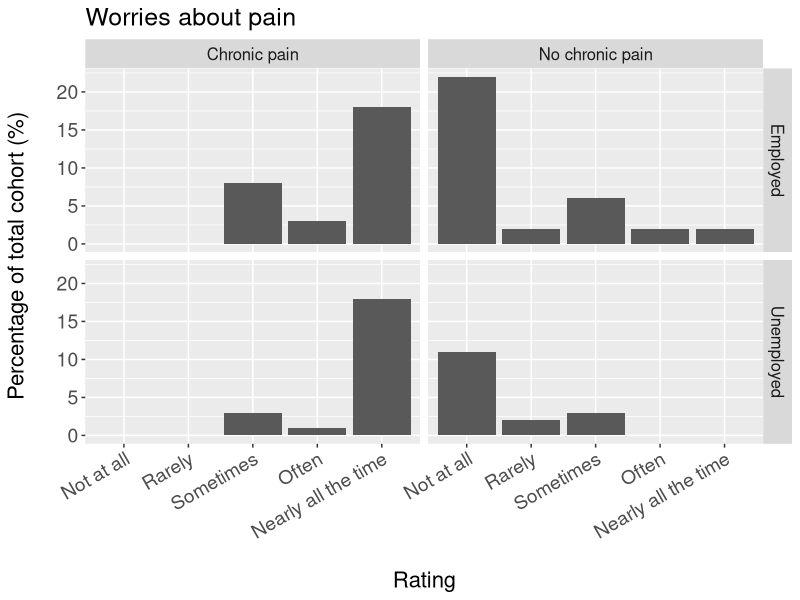
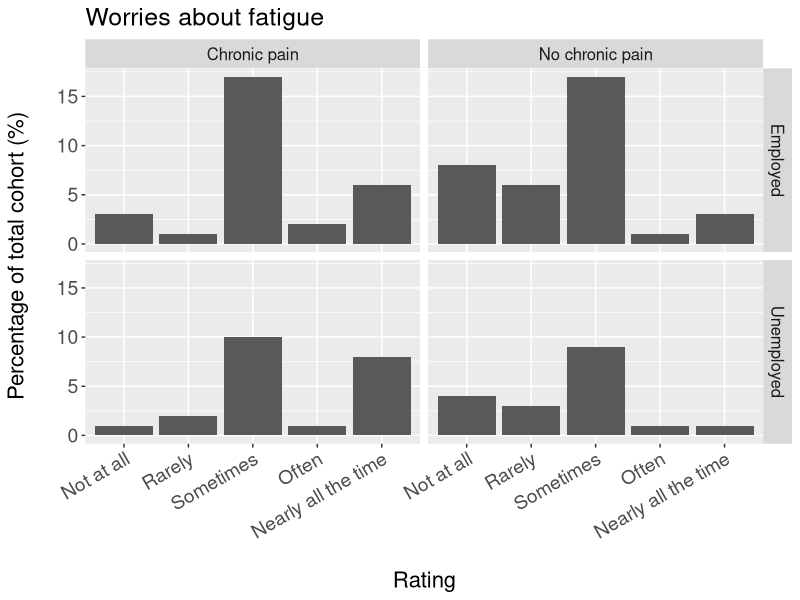
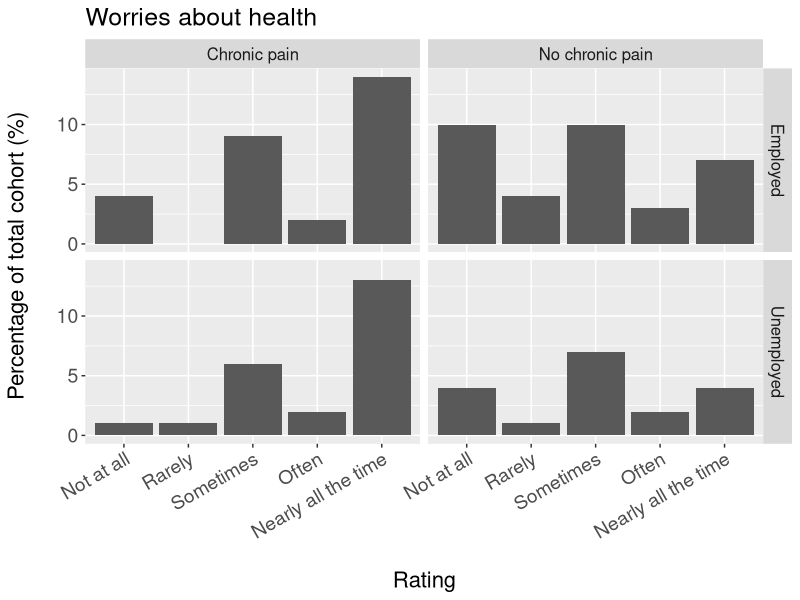
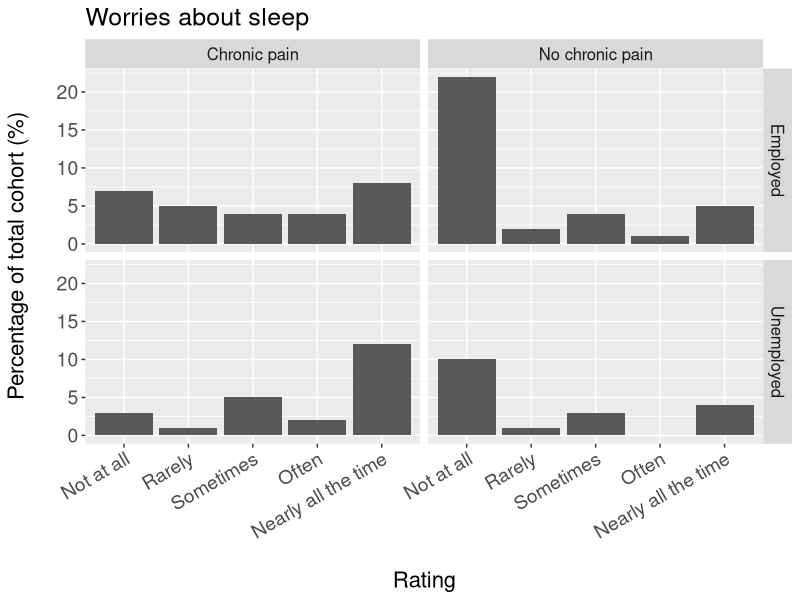
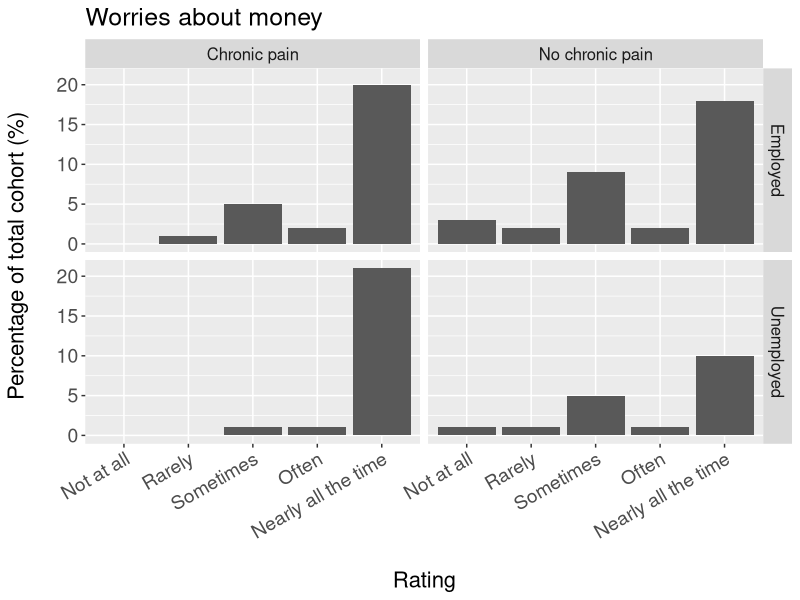
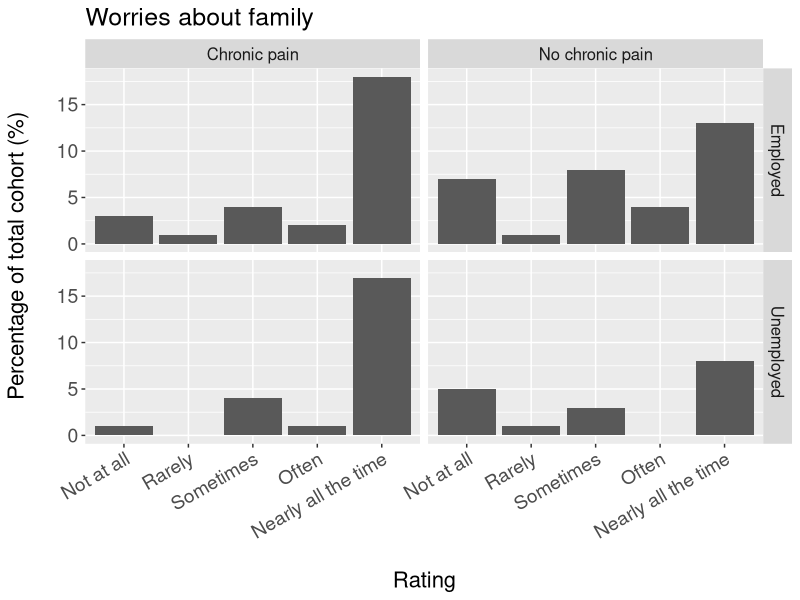
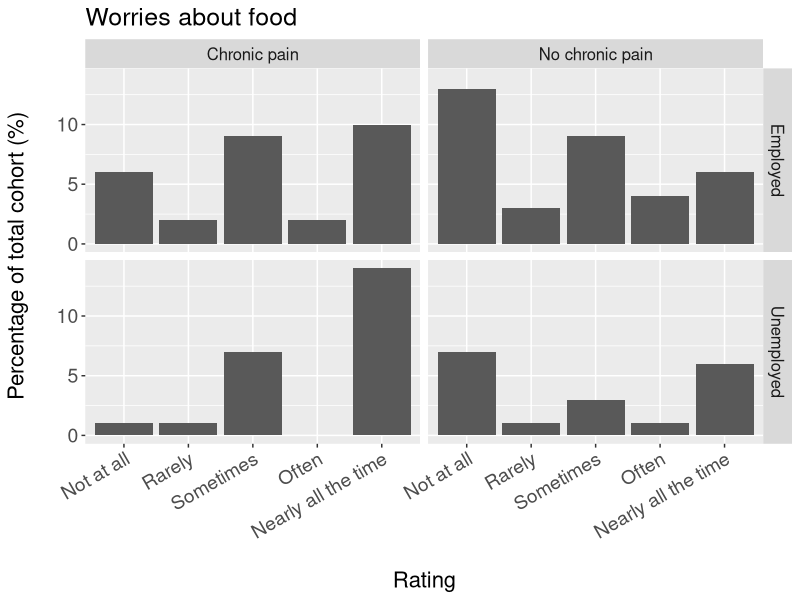

The R source for these figures, in order:
## ---- chunk 1
############################################################
#                                                          #
#                      Session setup                       #
#                                                          #
############################################################

# Load packages
library(svglite)
library(readr)
library(dplyr)
library(tidyr)
library(ggplot2)
library(scales)
library(grid)

# knitr chunk options
knitr::opts_chunk$set(echo = FALSE,
               warning = FALSE,
               message = FALSE,
               fig.path = './figures/',
               fig.height = 8,
               fig.width = 8,
               tidy = FALSE)
## ---- chunk 2
data <- read_csv('./data/worries.data.csv')
## ---- chunk 3

data_pain <- data %>%
    select(c(2, 4, 5))  %>%
    mutate(`EMPLOYMENT STATUS` = # recode employment status
               ifelse(employment == 'Full time' | 
                          employment == 'Part time/piece work',
                      'employed', 'unemployed')) %>%
    mutate(RATING = factor(worries_about_pain, 
                           levels = c('Not at all', 'Rarely',
                                      'Sometimes', 'Often', 
                                      'Nearly all the time'), 
                           ordered = TRUE)) %>%
    select(1, 3, 4, 5) %>%
    rename(`CHRONIC PAIN:` = chronic_pain) %>%
    group_by(`EMPLOYMENT STATUS`, `CHRONIC PAIN:`, RATING) %>%
    summarise(COUNT = n()) %>%
    xtabs(COUNT ~ RATING + `EMPLOYMENT STATUS` + `CHRONIC PAIN:`,
          data = .) %>%
    ftable(.)

data_pain

df_pain <- as.data.frame(data_pain) %>%
    rename(Rating = RATING,
           Employment_status = EMPLOYMENT.STATUS,
           Pain_status = CHRONIC.PAIN.,
           Count = Freq) %>%
    mutate(Percentage = round((Count / sum(.$Count)) * 100)) %>%
    mutate(Pain_status = ifelse(Pain_status == 'Yes', 
                                'Chronic pain', 'No chronic pain')) %>%
    mutate(Employment_status = ifelse(Employment_status == 'employed', 
                                'Employed', 'Unemployed'))
    
ggplot(df_pain, aes(x = Rating, y = Percentage)) +
    geom_bar(stat = 'identity') +
    facet_grid(Employment_status ~ Pain_status) +
    labs(title = 'Worries about pain',
         x = '\nRating',
         y = 'Percentage of total cohort (%)\n') +
    theme(plot.title = element_text(size = 18),
          axis.title = element_text(size = 16),
          axis.text = element_text(size = 14),
          axis.text.x = element_text(angle = 30, hjust = 1),
          strip.text = element_text(size = 12))

## ---- chunk 4

data_fatigue <- data %>%
    select(c(2, 4, 6))  %>%
    mutate(`EMPLOYMENT STATUS` = # recode employment status
               ifelse(employment == 'Full time' | 
                          employment == 'Part time/piece work',
                      'employed', 'unemployed')) %>%
    mutate(RATING = factor(worries_about_fatigue, 
                           levels = c('Not at all', 'Rarely',
                                      'Sometimes', 'Often', 
                                      'Nearly all the time'), 
                           ordered = TRUE)) %>%
    select(1, 3, 4, 5) %>%
    rename(`CHRONIC PAIN:` = chronic_pain) %>%
    group_by(`EMPLOYMENT STATUS`, `CHRONIC PAIN:`, RATING) %>%
    summarise(COUNT = n()) %>%
    xtabs(COUNT ~ RATING + `EMPLOYMENT STATUS` + `CHRONIC PAIN:`,
          data = .) %>%
    ftable(.)

data_fatigue

df_fatigue <- as.data.frame(data_fatigue) %>%
    rename(Rating = RATING,
           Employment_status = EMPLOYMENT.STATUS,
           Pain_status = CHRONIC.PAIN.,
           Count = Freq) %>%
    mutate(Percentage = round((Count / sum(.$Count)) * 100)) %>%
    mutate(Pain_status = ifelse(Pain_status == 'Yes', 
                                'Chronic pain', 'No chronic pain')) %>%
    mutate(Employment_status = ifelse(Employment_status == 'employed', 
                                'Employed', 'Unemployed'))
    
ggplot(df_fatigue, aes(x = Rating, y = Percentage)) +
    geom_bar(stat = 'identity') +
    facet_grid(Employment_status ~ Pain_status) +
    labs(title = 'Worries about fatigue',
         x = '\nRating',
         y = 'Percentage of total cohort (%)\n') +
    theme(plot.title = element_text(size = 18),
          axis.title = element_text(size = 16),
          axis.text = element_text(size = 14),
          axis.text.x = element_text(angle = 30, hjust = 1),
          strip.text = element_text(size = 12))

## ---- chunk 5

data_health <- data %>%
    select(c(2, 4, 7))  %>%
    mutate(`EMPLOYMENT STATUS` = # recode employment status
               ifelse(employment == 'Full time' | 
                          employment == 'Part time/piece work',
                      'employed', 'unemployed')) %>%
    mutate(RATING = factor(worries_about_health, 
                           levels = c('Not at all', 'Rarely',
                                      'Sometimes', 'Often', 
                                      'Nearly all the time'), 
                           ordered = TRUE)) %>%
    select(1, 3, 4, 5) %>%
    rename(`CHRONIC PAIN:` = chronic_pain) %>%
    group_by(`EMPLOYMENT STATUS`, `CHRONIC PAIN:`, RATING) %>%
    summarise(COUNT = n()) %>%
    xtabs(COUNT ~ RATING + `EMPLOYMENT STATUS` + `CHRONIC PAIN:`,
          data = .) %>%
    ftable(.)

data_health

df_health <- as.data.frame(data_health) %>%
    rename(Rating = RATING,
           Employment_status = EMPLOYMENT.STATUS,
           Pain_status = CHRONIC.PAIN.,
           Count = Freq) %>%
    mutate(Percentage = round((Count / sum(.$Count)) * 100)) %>%
    mutate(Pain_status = ifelse(Pain_status == 'Yes', 
                                'Chronic pain', 'No chronic pain')) %>%
    mutate(Employment_status = ifelse(Employment_status == 'employed', 
                                'Employed', 'Unemployed'))
    
ggplot(df_health, aes(x = Rating, y = Percentage)) +
    geom_bar(stat = 'identity') +
    facet_grid(Employment_status ~ Pain_status) +
    labs(title = 'Worries about health',
         x = '\nRating',
         y = 'Percentage of total cohort (%)\n') +
    theme(plot.title = element_text(size = 18),
          axis.title = element_text(size = 16),
          axis.text = element_text(size = 14),
          axis.text.x = element_text(angle = 30, hjust = 1),
          strip.text = element_text(size = 12))
## ---- chunk 6

data_sleep <- data %>%
    select(c(2, 4, 8))  %>%
    mutate(`EMPLOYMENT STATUS` = # recode employment status
               ifelse(employment == 'Full time' | 
                          employment == 'Part time/piece work',
                      'employed', 'unemployed')) %>%
    mutate(RATING = factor(worries_about_sleep, 
                           levels = c('Not at all', 'Rarely',
                                      'Sometimes', 'Often', 
                                      'Nearly all the time'), 
                           ordered = TRUE)) %>%
    select(1, 3, 4, 5) %>%
    rename(`CHRONIC PAIN:` = chronic_pain) %>%
    group_by(`EMPLOYMENT STATUS`, `CHRONIC PAIN:`, RATING) %>%
    summarise(COUNT = n()) %>%
    xtabs(COUNT ~ RATING + `EMPLOYMENT STATUS` + `CHRONIC PAIN:`,
          data = .) %>%
    ftable(.)

data_sleep

df_sleep <- as.data.frame(data_sleep) %>%
    rename(Rating = RATING,
           Employment_status = EMPLOYMENT.STATUS,
           Pain_status = CHRONIC.PAIN.,
           Count = Freq) %>%
    mutate(Percentage = round((Count / sum(.$Count)) * 100)) %>%
    mutate(Pain_status = ifelse(Pain_status == 'Yes', 
                                'Chronic pain', 'No chronic pain')) %>%
    mutate(Employment_status = ifelse(Employment_status == 'employed', 
                                'Employed', 'Unemployed'))
    
ggplot(df_sleep, aes(x = Rating, y = Percentage)) +
    geom_bar(stat = 'identity') +
    facet_grid(Employment_status ~ Pain_status) +
    labs(title = 'Worries about sleep',
         x = '\nRating',
         y = 'Percentage of total cohort (%)\n') +
    theme(plot.title = element_text(size = 18),
          axis.title = element_text(size = 16),
          axis.text = element_text(size = 14),
          axis.text.x = element_text(angle = 30, hjust = 1),
          strip.text = element_text(size = 12))
## ---- chunk 7

data_money <- data %>%
    select(c(2, 4, 9))  %>%
    mutate(`EMPLOYMENT STATUS` = # recode employment status
               ifelse(employment == 'Full time' | 
                          employment == 'Part time/piece work',
                      'employed', 'unemployed')) %>%
    mutate(RATING = factor(worries_about_money, 
                           levels = c('Not at all', 'Rarely',
                                      'Sometimes', 'Often', 
                                      'Nearly all the time'), 
                           ordered = TRUE)) %>%
    select(1, 3, 4, 5) %>%
    rename(`CHRONIC PAIN:` = chronic_pain) %>%
    group_by(`EMPLOYMENT STATUS`, `CHRONIC PAIN:`, RATING) %>%
    summarise(COUNT = n()) %>%
    xtabs(COUNT ~ RATING + `EMPLOYMENT STATUS` + `CHRONIC PAIN:`,
          data = .) %>%
    ftable(.)

data_money

df_money <- as.data.frame(data_money) %>%
    rename(Rating = RATING,
           Employment_status = EMPLOYMENT.STATUS,
           Pain_status = CHRONIC.PAIN.,
           Count = Freq) %>%
    mutate(Percentage = round((Count / sum(.$Count)) * 100)) %>%
    mutate(Pain_status = ifelse(Pain_status == 'Yes', 
                                'Chronic pain', 'No chronic pain')) %>%
    mutate(Employment_status = ifelse(Employment_status == 'employed', 
                                'Employed', 'Unemployed'))
    
ggplot(df_money, aes(x = Rating, y = Percentage)) +
    geom_bar(stat = 'identity') +
    facet_grid(Employment_status ~ Pain_status) +
    labs(title = 'Worries about money',
         x = '\nRating',
         y = 'Percentage of total cohort (%)\n') +
    theme(plot.title = element_text(size = 18),
          axis.title = element_text(size = 16),
          axis.text = element_text(size = 14),
          axis.text.x = element_text(angle = 30, hjust = 1),
          strip.text = element_text(size = 12))
## ---- chunk 8

data_family <- data %>%
    select(c(2, 4, 10))  %>%
    mutate(`EMPLOYMENT STATUS` = # recode employment status
               ifelse(employment == 'Full time' | 
                          employment == 'Part time/piece work',
                      'employed', 'unemployed')) %>%
    mutate(RATING = factor(worries_about_family, 
                           levels = c('Not at all', 'Rarely',
                                      'Sometimes', 'Often', 
                                      'Nearly all the time'), 
                           ordered = TRUE)) %>%
    select(1, 3, 4, 5) %>%
    rename(`CHRONIC PAIN:` = chronic_pain) %>%
    group_by(`EMPLOYMENT STATUS`, `CHRONIC PAIN:`, RATING) %>%
    summarise(COUNT = n()) %>%
    xtabs(COUNT ~ RATING + `EMPLOYMENT STATUS` + `CHRONIC PAIN:`,
          data = .) %>%
    ftable(.)

data_family

df_family <- as.data.frame(data_family) %>%
    rename(Rating = RATING,
           Employment_status = EMPLOYMENT.STATUS,
           Pain_status = CHRONIC.PAIN.,
           Count = Freq) %>%
    mutate(Percentage = round((Count / sum(.$Count)) * 100)) %>%
    mutate(Pain_status = ifelse(Pain_status == 'Yes', 
                                'Chronic pain', 'No chronic pain')) %>%
    mutate(Employment_status = ifelse(Employment_status == 'employed', 
                                'Employed', 'Unemployed'))
    
ggplot(df_family, aes(x = Rating, y = Percentage)) +
    geom_bar(stat = 'identity') +
    facet_grid(Employment_status ~ Pain_status) +
    labs(title = 'Worries about family',
         x = '\nRating',
         y = 'Percentage of total cohort (%)\n') +
    theme(plot.title = element_text(size = 18),
          axis.title = element_text(size = 16),
          axis.text = element_text(size = 14),
          axis.text.x = element_text(angle = 30, hjust = 1),
          strip.text = element_text(size = 12))

## ---- chunk 9

data_food <- data %>%
    select(c(2, 4, 11))  %>%
    mutate(`EMPLOYMENT STATUS` = # recode employment status
               ifelse(employment == 'Full time' | 
                          employment == 'Part time/piece work',
                      'employed', 'unemployed')) %>%
    mutate(RATING = factor(worries_about_food, 
                           levels = c('Not at all', 'Rarely',
                                      'Sometimes', 'Often', 
                                      'Nearly all the time'), 
                           ordered = TRUE)) %>%
    select(1, 3, 4, 5) %>%
    rename(`CHRONIC PAIN:` = chronic_pain) %>%
    group_by(`EMPLOYMENT STATUS`, `CHRONIC PAIN:`, RATING) %>%
    summarise(COUNT = n()) %>%
    xtabs(COUNT ~ RATING + `EMPLOYMENT STATUS` + `CHRONIC PAIN:`,
          data = .) %>%
    ftable(.)

data_food

df_food <- as.data.frame(data_food) %>%
    rename(Rating = RATING,
           Employment_status = EMPLOYMENT.STATUS,
           Pain_status = CHRONIC.PAIN.,
           Count = Freq) %>%
    mutate(Percentage = round((Count / sum(.$Count)) * 100)) %>%
    mutate(Pain_status = ifelse(Pain_status == 'Yes', 
                                'Chronic pain', 'No chronic pain')) %>%
    mutate(Employment_status = ifelse(Employment_status == 'employed', 
                                'Employed', 'Unemployed'))
    
ggplot(df_food, aes(x = Rating, y = Percentage)) +
    geom_bar(stat = 'identity') +
    facet_grid(Employment_status ~ Pain_status) +
    labs(title = 'Worries about food',
         x = '\nRating',
         y = 'Percentage of total cohort (%)\n') +
    theme(plot.title = element_text(size = 18),
          axis.title = element_text(size = 16),
          axis.text = element_text(size = 14),
          axis.text.x = element_text(angle = 30, hjust = 1),
          strip.text = element_text(size = 12))
